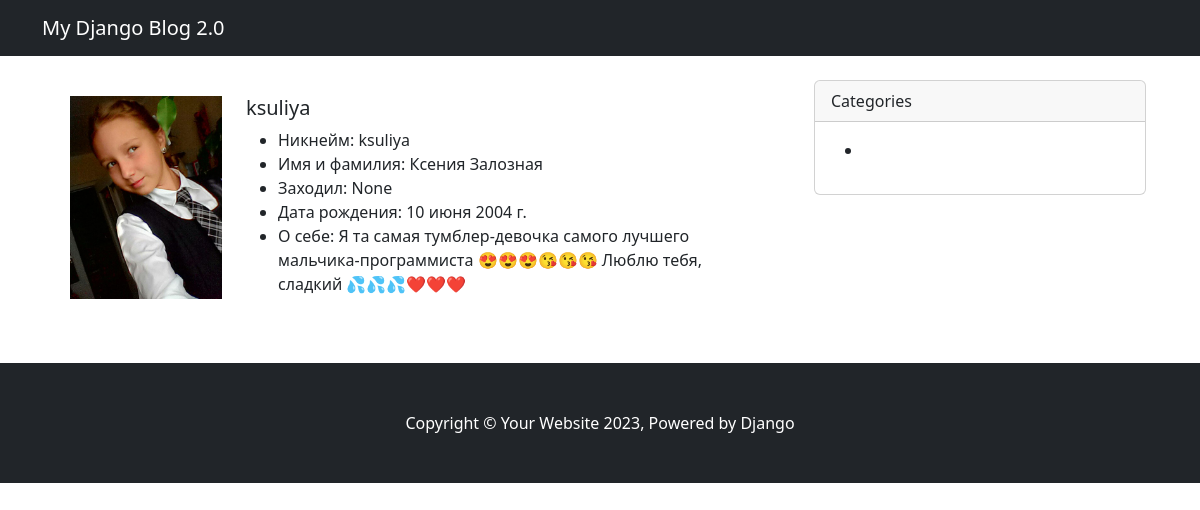
Screenshot of /user/ksulia/ with the database file from the repository.
### apps/accounts/models.py (models this page shows, shortened)
class Profile(models.Model):
    user = models.OneToOneField(User, on_delete=models.CASCADE)
    slug = models.SlugField(verbose_name='URL', max_length=255, blank=True, unique=True)
    avatar = models.ImageField(
        verbose_name='Аватар',
        upload_to='images/avatars/%Y/%m/%d/',
        default='images/avatars/default.png',
        blank=True,
        validators=[FileExtensionValidator(allowed_extensions=('png', 'jpg', 'jpeg'))])
    bio = models.TextField(max_length=500, blank=True, verbose_name='Информация о себе')
    birth_date = models.DateField(null=True, blank=True, verbose_name='Дата рождения')
    class Meta:
        ordering = ('user',)
        verbose_name = 'Профиль'
        verbose_name_plural = 'Профили'
    def __str__(self):
        return self.user.username

### apps/accounts/views.py (the view)
# urls.py: path('user/<str:slug>/', ProfileDetailView.as_view(), name='profile_detail'),
class ProfileDetailView(DetailView):
    model = Profile
    context_object_name = 'profile'
    template_name = 'accounts/profile_detail.html'
    def get_context_data(self, **kwargs):
        context = super().get_context_data(**kwargs)
        context['title'] = f'Страница пользователя: {self.object.user.username}'
        return context

### templates/accounts/profile_detail.html (shortened to what this page needs)
{% extends 'main.html' %}
{% block content %}
<div class="card border-0">
        <div class="card-body">
            <div class="row">
                <div class="col-md-3">
                    <figure>
                        <img src="{{ profile.avatar.url }}" class="img-fluid rounded-0" alt="{{ profile }}">
                    </figure>
                </div>
                <div class="col-md-9">
                     <h5 class="card-title">
                        {{ profile }}
                    </h5>
                    <div class="card-text">
                        <ul>
                            <li>Никнейм: {{ profile.user.username }}</li>
                            {% if profile.user.get_full_name %} <li>Имя и фамилия: {{ profile.user.get_full_name }}</li> {% endif %}
                            <li>Заходил: {{ profile.user.last_login }}</li>
                            <li>Дата рождения: {{ profile.birth_date }}</li>
                            <li>О себе: {{ profile.bio }}</li>
                        </ul>
                    </div>
                </div>
            </div>
        </div>
    </div>
{% endblock %}

### rows the page displays
Profile: avatar (picture), user.username "ksuliya", user.get_full_name "Ксения Залозная", user.last_login "None", birth_date "10 июня 2004 г.", bio "Я та самая тумблер-девочка самого лучшего мальчика-программиста 😍😍😍😘😘😘 Люблю тебя, сладкий 💦💦💦❤️❤️❤️"
